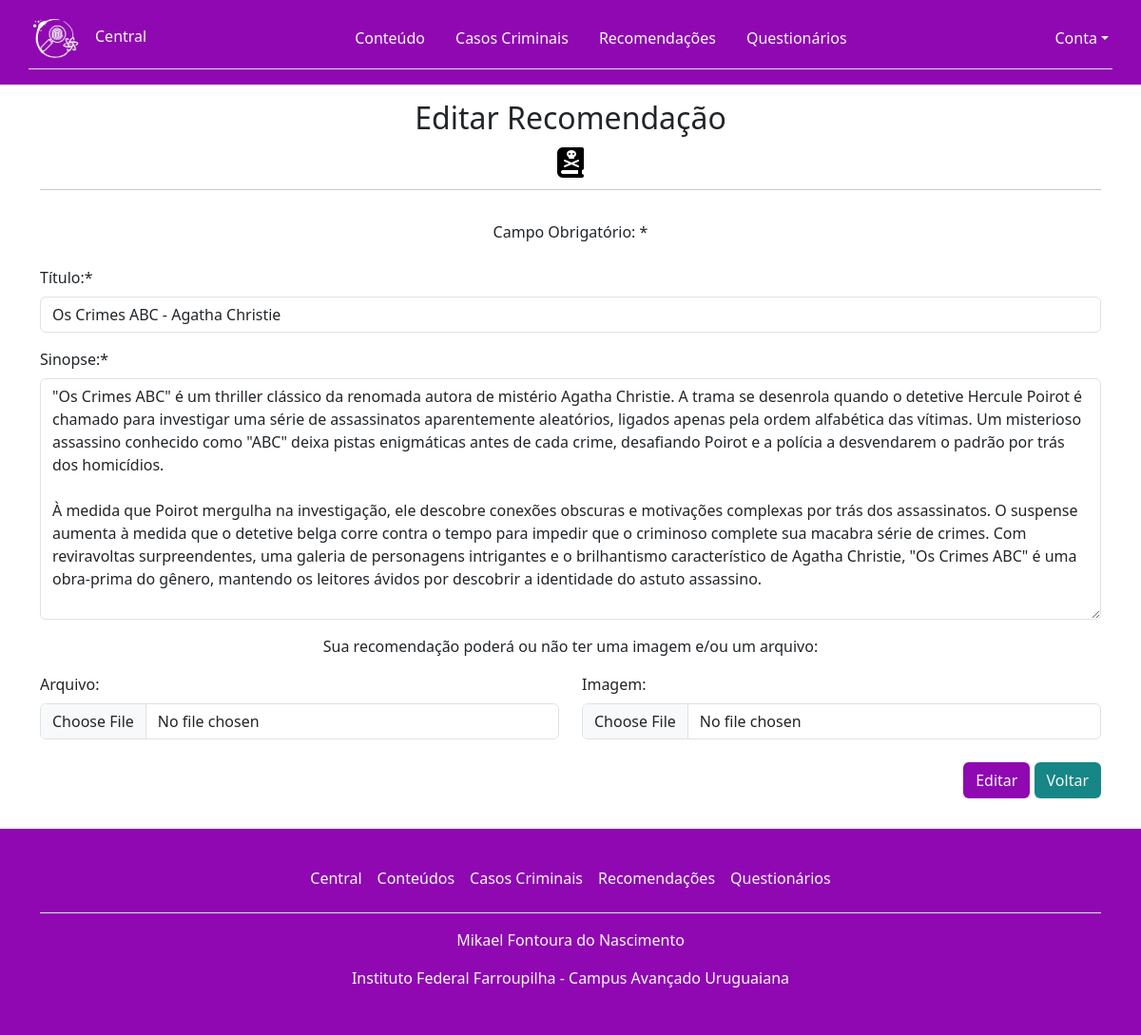
Page /edit_recom.php?id_recom=1 (signed in) on the earlier database version.
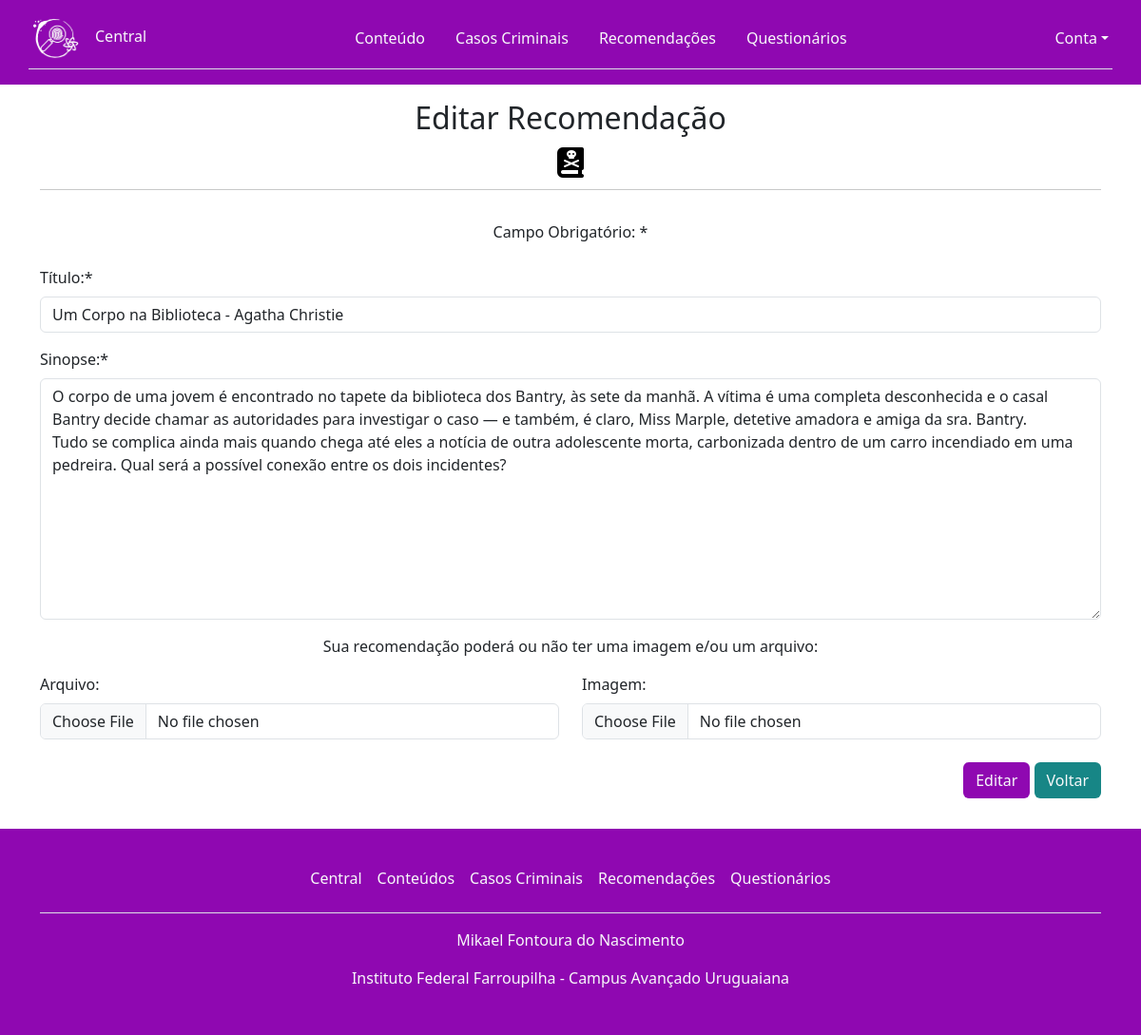
Same page on the later database version.
### tables this page shows
CREATE TABLE `recomendacao` (
  `id_recom` int(11) NOT NULL,
  `titulo` varchar(255) NOT NULL,
  `sinopse` text NOT NULL,
  `imagem` varchar(255) DEFAULT NULL,
  `arquivo` varchar(255) DEFAULT NULL
);

### edit_recom.php (the view, shortened to what this page needs)
<?php
include_once("controle.php");
$id_recom = $_GET['id_recom'];
$sql = "SELECT * FROM recomendacao WHERE id_recom='$id_recom'";
$resultado = mysqli_query($conexao, $sql);
if ($resultado == TRUE) {
    $dados = mysqli_fetch_assoc($resultado);
} else {
    echo mysqli_errno($conexao) . ": " . mysqli_error($conexao);
}
?>
<!DOCTYPE html>
<html lang="pt-BR">
<head>
    <link rel="stylesheet" href="https://cdnjs.cloudflare.com/ajax/libs/font-awesome/6.4.0/css/all.min.css" />
    <link rel="stylesheet" href="./assets/css/bootstrap.css">
    <link rel="stylesheet" href="./assets/css/pacote.css">
</head>
<body>
    <?php include_once('cabecalho.php'); ?>
    <main class="container pb-3">
        <div class="row">
            <div class="col">
                <div class="text-center py-3">
                    <h2 class="h2">Editar Recomendação</h2>
                    <div class="m-3"><i class="fa-solid fa-book-skull fa-2xl" style="color: #000000;"></i></div>
                    <hr>
                </div>
            </div>
        </div>
        <div class="row">
            <div class="col">
                <form method="POST" action="processa_recom.php" enctype="multipart/form-data">
                    <div class="text-center">
                        <p>Campo Obrigatório: *</p>
                    </div>
                    <div class="row">
                        <div class="col-xl-12 py-2">
                            <label class="form-label">Título:*</label>
                            <input class="form-control" type="text" name="titulo" value="<?php echo $dados['titulo'] ?>" required>
                        </div>
                    </div>
                    <div class="row">
                        <div class="col-xl-12 py-2">
                            <label class="form-label">Sinopse:*</label>
                            <textarea class="form-control" type="text" name="sinopse" id="sinopse" cols="12" rows="10" required><?php echo $dados['sinopse'] ?></textarea>
                        </div>
                    </div>
                    <div class="row">
                        <div class="col-xl-12 py-2 text-center">
                            <span>Sua recomendação poderá ou não ter uma imagem e/ou um arquivo:</span>
                        </div>
                        <div class="col-xl-6 py-2">
                            <label class="form-label">Arquivo:</label>
                            <input class="form-control" type="file" name="arquivo">
                        </div>
                        <div class="col-xl-6 py-2">
                            <label class="form-label">Imagem:</label>
                            <input class="form-control" type="file" name="imagem">
                        </div>
                    </div>
                    <div class="row">
                        <div class="col">
                            <div class="text-end py-3">
                                <button class="btn link-body-emphasis text-light" type="submit" name="editar" style="background-color: var(--color-purple);">Editar</button>
                                <a class="btn link-body-emphasis text-light" href="list_recom.php" style="background-color: var(--color-blue);">Voltar</a>
                            </div>
                        </div>
                    </div>
                </form>
            </div>
        </div>
    </main>
    <?php include_once('rodape.php') ?>
</body>
</html>

### cabecalho.php (shortened to what this page needs)
<?php if (isset($_SESSION['tipo']) && $_SESSION['tipo'] == 1) { ?>
    <div class="row">
        <header style="background-color: var(--color-purple);">
            <nav class="navbar navbar-expand-sm">
                <div class="container border-bottom p-1 mb-2">
                    <a href="central.php" class="text-light link-body-emphasis text-decoration-none"><img class="navbar-brand me-3" src="./assets/img-sistem/logo-simb-branco.png" width="50" height="auto">Central</a>
                    <div class="dropdown">
                        <a class="d-block link-body-emphasis text-decoration-none dropdown-toggle text-light" data-bs-toggle="dropdown" aria-expanded="false">Cadastrar</a>
                        <ul class="dropdown-menu">
                            <li><a class="dropdown-item" href="cad_casos.php">Casos Criminais</a></li>
                            <li><a class="dropdown-item" href="cad_recom.php">Recomendações</a></li>
                            <li><a class="dropdown-item" href="cad_questionario.php">Questionários</a></li>
                            <li><a class="dropdown-item" href="cad_questao.php">Questões</a></li>
                        </ul>
                    </div>
                    <ul class="navbar-nav">
                        <li class="nav-link"><a class="nav-link link-body-emphasis text-light" href="list_conteudo.php">Conteúdo</a></li>
                        <li class="nav-link"><a class="nav-link link-body-emphasis text-light" href="list_casos.php">Casos Criminais</a></li>
                        <li class="nav-link"><a class="nav-link link-body-emphasis text-light" href="list_recom.php">Recomendações</a></li>
                        <li class="nav-link"><a class="nav-link link-body-emphasis text-light" href="list_questionario.php">Questionários</a></li>
                        <li class="nav-link"><a class="nav-link link-body-emphasis text-light" href="list_questao.php">Questões</a></li>
                    </ul>
                    <div class="dropdown">
                        <a class="d-block link-body-emphasis text-decoration-none dropdown-toggle text-light" data-bs-toggle="dropdown" aria-expanded="false">Conta</a>
                        <ul class="dropdown-menu">
                            <li><a class="dropdown-item" href="logout.php">Sair</a></li>
                            <li><a class="dropdown-item" href="edit_usuario.php?id_usuario=<?php echo $_SESSION['id_usuario']; ?>">Editar Conta</a></li>
                        </ul>
                    </div>
                </div>
            </nav>
        </header>
    </div>
<?php } else if (isset($_SESSION['tipo']) && $_SESSION['tipo'] == 0) { ?>
    <div class="row">
        <header style="background-color: var(--color-purple);">
            <nav class="navbar navbar-expand-sm">
                <div class="container border-bottom p-1 mb-2">
                    <a href="central.php" class="text-light link-body-emphasis text-decoration-none"><img class="navbar-brand me-3" src="./assets/img-sistem/logo-simb-branco.png" width="50" height="auto">Central</a>
                    <ul class="navbar-nav">
                        <li class="nav-link"><a class="nav-link link-body-emphasis text-light" href="list_conteudo.php">Conteúdo</a></li>
                        <li class="nav-link"><a class="nav-link link-body-emphasis text-light" href="list_casos.php">Casos Criminais</a></li>
                        <li class="nav-link"><a class="nav-link link-body-emphasis text-light" href="list_recom.php">Recomendações</a></li>
                        <li class="nav-link"><a class="nav-link link-body-emphasis text-light" href="list_questionario.php">Questionários</a></li>
                    </ul>
                    <div class="dropdown">
                        <a class="d-block link-body-emphasis text-decoration-none dropdown-toggle text-light" data-bs-toggle="dropdown" aria-expanded="false">Conta</a>
                    </div>
                </div>
            </nav>
        </header>
    </div>
<?php } else if (isset($_SESSION['tipo']) && $_SESSION['tipo'] == 2) { ?>
    <div class="row">
        <header style="background-color: var(--color-purple);">
            <nav class="navbar navbar-expand-sm">
                <div class="container border-bottom p-1 mb-2">
                    <a href="central.php" class="text-light link-body-emphasis text-decoration-none"><img class="navbar-brand me-3" src="./assets/img-sistem/logo-simb-branco.png" width="50" height="auto">Central</a>
                    <div class="dropdown">
                        <a class="d-block link-body-emphasis text-decoration-none dropdown-toggle text-light" data-bs-toggle="dropdown" aria-expanded="false">Cadastrar</a>
                        <ul class="dropdown-menu">
                            <li><a class="dropdown-item" href="cad_casos.php">Casos Criminais</a></li>
                            <li><a class="dropdown-item" href="cad_recom.php">Recomendações</a></li>
                            <li><a class="dropdown-item" href="cad_questionario.php">Questionários</a></li>
                            <li><a class="dropdown-item" href="cad_questao.php">Questões</a></li>
                            <li><a class="dropdown-item" href="cad_usuario.php">Usuários</a></li>
                        </ul>
                    </div>
                    <ul class="navbar-nav">
                        <li class="nav-link"><a class="nav-link link-body-emphasis text-light" href="list_conteudo.php">Conteúdo</a></li>
                        <li class="nav-link"><a class="nav-link link-body-emphasis text-light" href="list_casos.php">Casos Criminais</a></li>
                        <li class="nav-link"><a class="nav-link link-body-emphasis text-light" href="list_recom.php">Recomendações</a></li>
                        <li class="nav-link"><a class="nav-link link-body-emphasis text-light" href="list_questionario.php">Questionários</a></li>
                        <li class="nav-link"><a class="nav-link link-body-emphasis text-light" href="list_questao.php">Questões</a></li>
                    </ul>
                    <div class="dropdown">
                        <a class="d-block link-body-emphasis text-decoration-none dropdown-toggle text-light" data-bs-toggle="dropdown" aria-expanded="false">Conta</a>
                        <ul class="dropdown-menu">
                            <li><a class="dropdown-item" href="logout.php">Sair</a></li>
                            <li><a class="dropdown-item" href="edit_usuario.php?id_usuario=<?php echo $_SESSION['id_usuario']; ?>">Editar Conta</a></li>
                            <li><a class="dropdown-item" href="list_users.php">Usuários do Sistema</a></li>
                        </ul>
                    </div>
                </div>
            </nav>
        </header>
    </div>
<?php } else if (!isset($_SESSION['tipo'])){ ?>
    <header class="row">
        <nav class="navbar navbar-expand-sm" style="background-color: var(--color-purple);">
            <div class="container border-bottom p-1 mb-2">
                <a href="index.php" class="text-light link-body-emphasis text-decoration-none"><img class="navbar-brand me-3" src="./assets/img-sistem/logo-simb-branco.png" width="50" height="auto">Início</a>
                <ul class="navbar-nav text-end">
                    <li class="nav-item"><a class="nav-link link-body-emphasis text-light" href="sobre.html">Sobre</a></li>
                    <li class="nav-item"><a class="nav-link link-body-emphasis text-light" href="login.php">Login</a></li>
                    <li class="nav-item"><a class="nav-link link-body-emphasis text-light" href="cad_usuario.php">Cadastre-se</a></li>
                </ul>
            </div>
        </nav>
    </header>
<?php } ?>

### rodape.php (shortened to what this page needs)
<?php if(isset($_SESSION['tipo']) && $_SESSION['tipo'] == 1){ ?>
    <div class="row">
        <div class="position-relative top-100" style="background-color: var(--color-purple);">
            <footer class="container py-3 my-3 text-light ">
                <ul class="nav justify-content-center border-bottom pb-3 mb-3">
                    <li class="nav-item"><a class="nav-link link-body-emphasis text-light px-2" href="central.php">Central</a></li>
                    <li class="nav-item"><a class="nav-link link-body-emphasis text-light px-2" href="list_conteudo.php">Conteúdos</a></li>
                    <li class="nav-item"><a class="nav-link link-body-emphasis text-light px-2" href="list_casos.php">Casos Criminais</a></li>
                    <li class="nav-item"><a class="nav-link link-body-emphasis text-light px-2" href="list_recom.php">Recomendações</a></li>
                    <li class="nav-item"><a class="nav-link link-body-emphasis text-light px-2" href="list_questionario.php">Questionários</a></li>
                    <li class="nav-item"><a class="nav-link link-body-emphasis text-light px-2" href="list_questao.php">Questões</a></li>
                </ul>
                <p class="text-center text-light">Mikael Fontoura do Nascimento</p>
                <p class="text-center text-light">Instituto Federal Farroupilha - Campus Avançado Uruguaiana</p>
            </footer>
        </div>
    </div>
<?php } else if(isset($_SESSION['tipo']) && $_SESSION['tipo'] == 0) { ?>
    <div class="row">
        <div style="background-color: var(--color-purple);">
            <footer class="container py-3 my-3 text-light">
                <ul class="nav justify-content-center border-bottom pb-3 mb-3">
                    <li class="nav-item"><a class="nav-link link-body-emphasis text-light px-2" href="central.php">Central</a></li>
                    <li class="nav-item"><a class="nav-link link-body-emphasis text-light px-2" href="list_conteudo.php">Conteúdos</a></li>
                    <li class="nav-item"><a class="nav-link link-body-emphasis text-light px-2" href="list_casos.php">Casos Criminais</a></li>
                    <li class="nav-item"><a class="nav-link link-body-emphasis text-light px-2" href="list_recom.php">Recomendações</a></li>
                    <li class="nav-item"><a class="nav-link link-body-emphasis text-light px-2" href="list_questionario.php">Questionários</a></li>
                </ul>
                <p class="text-center text-light">Mikael Fontoura do Nascimento</p>
                <p class="text-center text-light">Instituto Federal Farroupilha - Campus Avançado Uruguaiana</p>
            </footer>
        </div>
    </div>
<?php } else if(!isset($_SESSION['tipo'])){ ?>
    <div class="row">
        <div style="background-color: var(--color-purple);">
            <footer class="container py-3 my-3 text-light">
                <ul class="nav justify-content-center border-bottom pb-3 mb-3">
                    <li class="nav-item"><a class="nav-link link-body-emphasis text-light px-2" href="index.php">Início</a></li>
                    <li class="nav-item"><a class="nav-link link-body-emphasis text-light px-2" href="sobre.html">Sobre</a></li>
                    <li class="nav-item"><a class="nav-link link-body-emphasis text-light px-2" href="login.php">Login</a></li>
                    <li class="nav-item"><a class="nav-link link-body-emphasis text-light px-2" href="cad_usuario.php">Cadastre-se</a></li>
                </ul>
                <p class="text-center text-light">Mikael Fontoura do Nascimento</p>
                <p class="text-center text-light">Instituto Federal Farroupilha - Campus Avançado Uruguaiana</p>
            </footer>
        </div>
    </div>
<?php } ?>

### assets/css/pacote.css (style rules this page uses)
:root { --color-white: rgb(253, 253, 253); --color-dark: rgb(34, 34, 34); --color-purple: rgb(143, 8, 177); --color-blue-dark: rgb(26, 7, 56); --color-blue: rgb(23, 134, 134); --color-red: rgb(179, 2, 2); --color-green: rgb(12, 143, 1); }

Differences in the rows shown:
changed recomendacao: titulo "Os Crimes ABC - Agatha Christie" → "Um Corpo na Biblioteca - Agatha Christie"; sinopse "\"Os Crimes ABC\" é um thriller clássico da renomada autora de mistério Agatha Christie. A trama se desenrola quando o detetive Hercule Poirot é chamado para investigar uma série de assassinatos aparentemente aleatórios, ligados apenas pela ordem alfabética das vítimas. Um misterioso assassino conhecido como \"ABC\" deixa pistas enigmáticas antes de cada crime, desafiando Poirot e a polícia a desvendarem o padrão por trás dos homicídios. À medida que Poirot mergulha na investigação, ele descobre conexões obscuras e motivações complexas por trás dos assassinatos. O suspense aumenta à medida que o detetive belga corre contra o tempo para impedir que o criminoso complete sua macabra série de…" → "O corpo de uma jovem é encontrado no tapete da biblioteca dos Bantry, às sete da manhã. A vítima é uma completa desconhecida e o casal Bantry decide chamar as autoridades para investigar o caso — e também, é claro, Miss Marple, detetive amadora e amiga da sra. Bantry. Tudo se complica ainda mais quando chega até eles a notícia de outra adolescente morta, carbonizada dentro de um carro incendiado em uma pedreira. Qual será a possível conexão entre os dois incidentes?"
